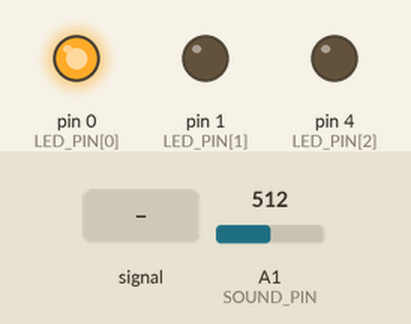
This sketch was run on a simulated Arduino Uno, built with avr-gcc and run on an emulated ATmega328P. Shown: output pins drawn as LEDs (lit = HIGH). The inputs (shaded band) are chosen by the test bench; at power-on: A1 (SOUND_PIN) = 512. Random numbers use the default seed unless the sketch sets one.

Above: at 1.2 s.
1.3 s: A1 (SOUND_PIN) fed a 200 Hz sine of ±81 counts around its level
At 2.2 s:
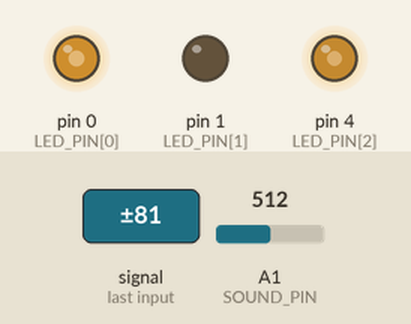
2.8 s: A1 (SOUND_PIN) set to 716
At 3.7 s:
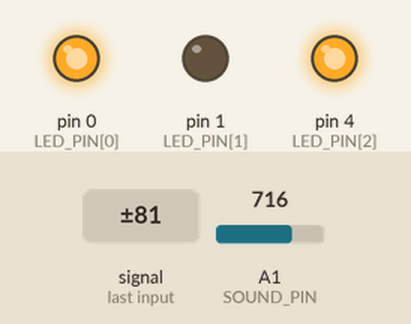
5.8 s: A1 (SOUND_PIN) fed a 1000 Hz sine of ±255 counts around its level
At 6.7 s:
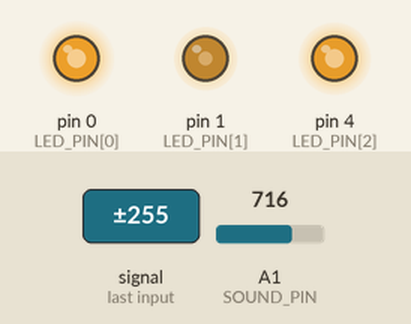
7.5 s: A1 (SOUND_PIN) set to 900
At 8.8 s:
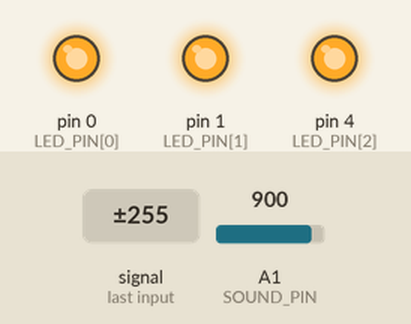
10.5 s: A1 (SOUND_PIN) set to 772
13.5 s: A1 (SOUND_PIN) set to 748
At 14.8 s:
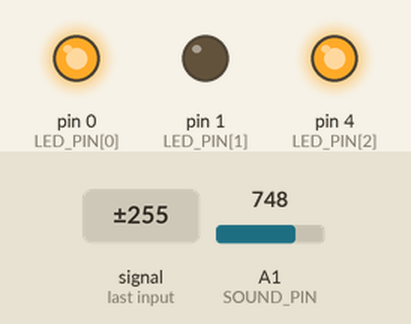
Timing chart, 0 to 16.5 s (numbered marks = the images above; inputs shaded):
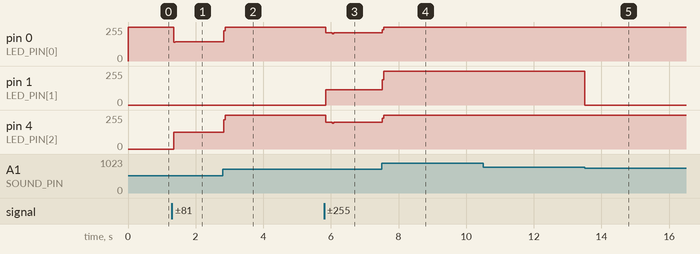

Measured:
- the behaviour switches between 757 and 756 on A1 (SOUND_PIN) (found by bisection; images 4 and 5)
- after the input at 1.3 s, pin 0 (LED_PIN[0]): 255/255 → 146/255 after 0.05 s; pin 4 (LED_PIN[2]): 0/255 → 125/255 after 0.05 s
- after the input at 2.8 s, pin 0 (LED_PIN[0]): 146/255 → 255/255 at once; pin 4 (LED_PIN[2]): 125/255 → 255/255 at once
- after the input at 5.8 s, pin 0 (LED_PIN[0]): 255/255 → 213/255 at once; pin 1 (LED_PIN[1]): 0/255 → 115/255 at once; pin 4 (LED_PIN[2]): 255/255 → 202/255 at once, → 200/255 0.20 s later
- after the input at 7.5 s, pin 0 (LED_PIN[0]): 213/255 → 255/255 at once; pin 1 (LED_PIN[1]): 115/255 → 255/255 at once
- after the input at 13.5 s, pin 1 (LED_PIN[1]): 255/255 → 0/255 at once

The sketch:

pfopbadge_sound.ino
```cpp
#define NUM_LEDS 3
const int LED_PIN[] = {0, 1, 4};


// ================== GENERAL VARS ================== //

// target led pwm level
#define BRIGHTNESS_MAX 30
#define BRIGHTNESS_MIN 5
// time spent at brightness
#define ON_DELAY_MAX 1000
#define ON_DELAY_MIN 100
// time before next led fade on
#define INTERVAL_MAX 3000
#define INTERVAL_MIN 1000
// fade speed
#define FADE_DELAY 20

// active == reacting to sound
boolean active = false;

long timer;

int pwm[NUM_LEDS];
int brightness[NUM_LEDS];

// random twinkling during passive state
long led_timer[NUM_LEDS];
int on_delay[NUM_LEDS];
int interval;
int led_index; // "current" led in pattern
// individual led states
int led_state[NUM_LEDS];
  // -1 = led off, inactive
  // 0 = led off, waiting to fade on
  // 1 = fading led on
  // 2 = led at brightness, waiting to fade off
  // 3 = fading led off


// =================== SOUND VARS =================== //

#define SOUND_PIN A1

// to store adc microphone reading
int sound;

// set relative sound thresholds for each LED
int thres0 = 200;
int thres1 = 250;
int thres2 = 350;
int thres3 = 450;

// an offset for quickly tweaking the thresholds
int thres_mod = 80;

int sound_timeout = 1000;


void setup() {

  thres0 += thres_mod;
  thres1 += thres_mod;
  thres2 += thres_mod;

  for(int i=0; i<NUM_LEDS; i++) {
    pinMode(LED_PIN[i], OUTPUT);
  }
  init_leds();

  twinkling_init();
}


void loop() {

  update_leds();

  sound = analogRead(SOUND_PIN);

  if(!active && sound > thres0) {
    timer = millis();
    active = true;
    init_leds();
  } else if (active && millis()-timer > sound_timeout) {
    timer = millis();
    active = false;
    twinkling_init();
  }

  if(!active) { // leds are twinkling slowly

    long now = millis();

    for(int i=0; i<NUM_LEDS; i++) {
      switch(led_state[i]) {

        case 0: // led off, waiting to fade on
          if(now - led_timer[i] > interval) {
            led_state[i] = 1;
            led_timer[i] = now;
            led_init(i);
            led_timer[i] = now;
          }
          break;

        case 1: // fading led on
          if(now - led_timer[i] > FADE_DELAY) {
            pwm[i]++;
            if(pwm[i] > brightness[i]) {
              pwm[i] = brightness[i];
              led_state[i] = 2;
            }
            led_timer[i] = now;
          }
          break;

        case 2: // led at brightness, waiting to fade off
          if(now - led_timer[i] > on_delay[i]) {
            led_state[i] = 3;
            led_timer[i] = now;
          }
          break;

        case 3: // fading led off
          if(now - led_timer[i] > FADE_DELAY) {
            pwm[i]--;
            if(pwm[i] < 0) {
              pwm[i] = 0;
              led_state[i] = -1;
              init_next_led();
            }
            led_timer[i] = now;
          }
          break;

      }
    }

  } else { // leds are reacting to sound

    if (sound > thres0) {
      pwm[0] = map(sound, thres0, thres1, 0, BRIGHTNESS_MAX);
    } else {
      pwm[0] = 0;
    }
    if (sound > thres1) {
      pwm[1] = map(sound, thres1, thres2, 0, BRIGHTNESS_MAX);
    } else {
      pwm[1] = 0;
    }
    if (sound > thres2) {
      pwm[2] = map(sound, thres2, thres3, 0, BRIGHTNESS_MAX);
    } else {
      pwm[2] = 0;
    }

  }
}


void init_leds() {
  for(int i=0; i<NUM_LEDS; i++) {
    pwm[i] = 0;
    digitalWrite(LED_PIN[i], LOW);
  }

}

void update_leds() {
  for(int i=0; i<NUM_LEDS; i++) {
    if(pwm[i] > 0) {
      analogWrite(LED_PIN[i], pwm[i]);
    } else {
      digitalWrite(LED_PIN[i], LOW);
    }
  }
}

void twinkling_init() {
  interval = random(INTERVAL_MIN, INTERVAL_MAX);
  for(int i=0; i<NUM_LEDS; i++) {
    led_state[i] = -1;
  }
  led_index = floor(random(0,3));
  led_init(led_index);
  init_next_led();
  timer = millis();
  init_leds();
}

void led_init(int led) {
  led_state[led] = 1;
  brightness[led] = random(BRIGHTNESS_MIN, BRIGHTNESS_MAX);
  on_delay[led] = random(ON_DELAY_MIN, ON_DELAY_MAX);
}

void init_next_led() {
  if(random(0,2) > 0) {
    led_index++;
  } else {
    led_index--;
  }
  if(led_index<0) {
    led_index = NUM_LEDS -1;
  } else {
    led_index %= NUM_LEDS;
  }
  if(led_state[led_index] == -1) {
    led_state[led_index] = 0;
    interval = random(INTERVAL_MIN, INTERVAL_MAX);
  } else {
    init_next_led();
  }
}
```
